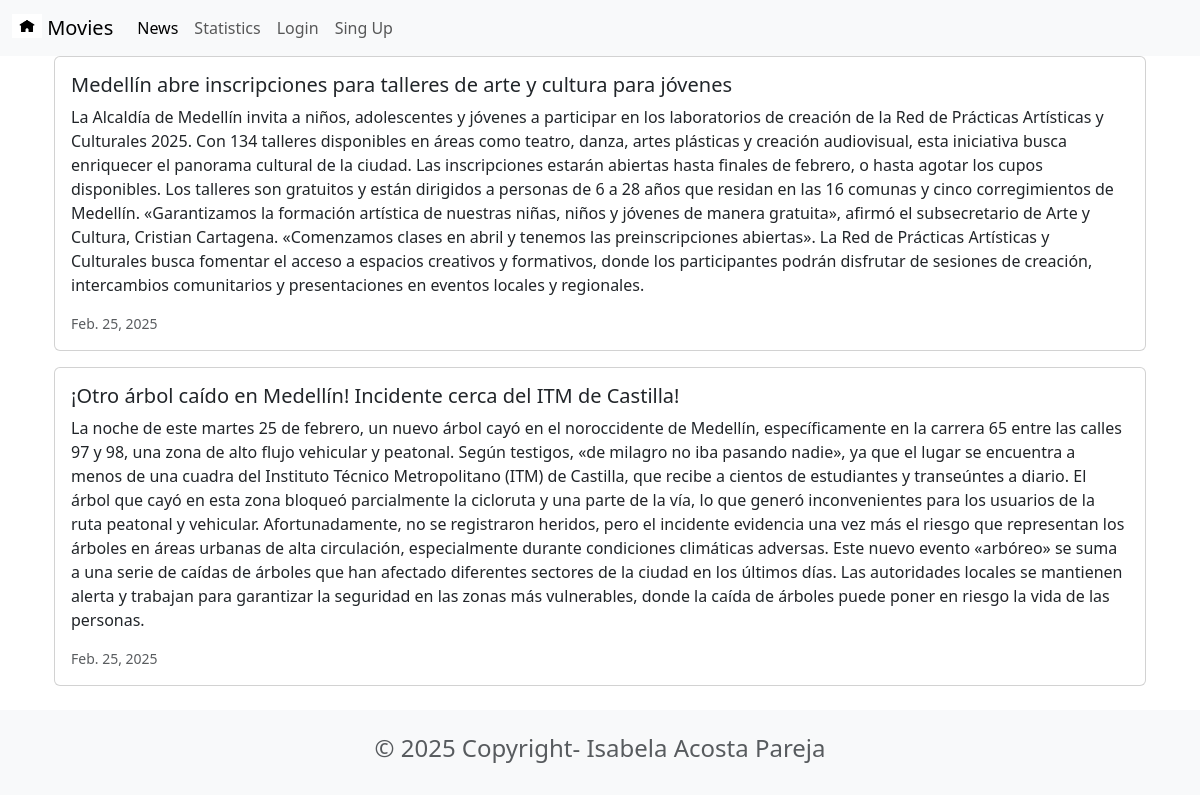
Page /news/ on the committed database.
### news/models.py (models this page shows, shortened)
class News(models.Model):
    headline = models.CharField(max_length=200)
    body = models.TextField()
    date = models.DateField()

### news/views.py (the view)
# urls.py: path('news/', include('news.urls') ),
def news(request):
    newss = News.objects.all().order_by('-date')
    return render(request, 'news.html', {'newss':newss})

### news/templates/news.html (shortened to what this page needs)
{% extends 'base.html' %}
{% block content %}
<head>
    <link href="https://cdn.jsdelivr.net/npm/bootstrap@5.3.3/dist/css/bootstrap.min.css" rel="stylesheet">
</head>
<div class="container">
    {% for news in newss %}
    <div class="card mb-3">
        <div class="row g-0">
            <div class="card-body">
                <h5 class="card-title">{{ news.headline }}</h5>
                <p class="card-text">{{ news.body }}</p>
                <p class="card-text"><small class="text-muted">{{ news.date }}</small></p>
            </div>
        </div>
    </div>
    {% endfor %}
</div>
  {% endblock content %}

### rows in the picture
News: headline "Medellín abre inscripciones para talleres de arte y cultura para jóvenes", body "La Alcaldía de Medellín invita a niños, adolescentes y jóvenes a participar en los laboratorios de creación de la Red de Prácticas Artísticas y Culturales 2025. Con 134 talleres disponibles en áreas como teatro, danza, artes plásticas y creación audiovisual, esta iniciativa busca enriquecer el panorama cultural de la ciudad. Las inscripciones estarán abiertas hasta finales de febrero, o hasta agotar los cupos disponibles. Los talleres son gratuitos y están dirigidos a personas de 6 a 28 años que residan en las 16 comunas y cinco corregimientos de Medellín. «Garantizamos la formación artística de nuestras niñas, niños y jóvenes de manera gratuita», afirmó el subsecretario de Arte y Cultura,…", date "Feb. 25, 2025"
News: headline "¡Otro árbol caído en Medellín! Incidente cerca del ITM de Castilla!", body "La noche de este martes 25 de febrero, un nuevo árbol cayó en el noroccidente de Medellín, específicamente en la carrera 65 entre las calles 97 y 98, una zona de alto flujo vehicular y peatonal. Según testigos, «de milagro no iba pasando nadie», ya que el lugar se encuentra a menos de una cuadra del Instituto Técnico Metropolitano (ITM) de Castilla, que recibe a cientos de estudiantes y transeúntes a diario. El árbol que cayó en esta zona bloqueó parcialmente la cicloruta y una parte de la vía, lo que generó inconvenientes para los usuarios de la ruta peatonal y vehicular. Afortunadamente, no se registraron heridos, pero el incidente evidencia una vez más el riesgo que representan los…", date "Feb. 25, 2025"
